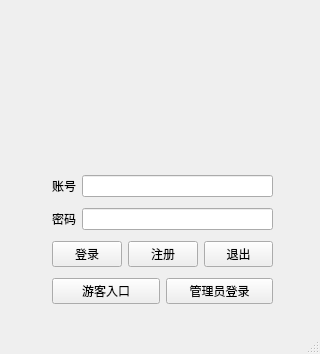
<?xml version="1.0" encoding="UTF-8"?>
<ui version="4.0">
 <class>MainWindow</class>
 <widget class="QMainWindow" name="MainWindow">
  <property name="geometry">
   <rect>
    <x>0</x>
    <y>0</y>
    <width>320</width>
    <height>354</height>
   </rect>
  </property>
  <property name="windowTitle">
   <string>登录页</string>
  </property>
  <property name="unifiedTitleAndToolBarOnMac">
   <bool>false</bool>
  </property>
  <widget class="QWidget" name="centralwidget">
   <widget class="QLabel" name="label_4">
    <property name="geometry">
     <rect>
      <x>0</x>
      <y>20</y>
      <width>321</width>
      <height>131</height>
     </rect>
    </property>
    <property name="styleSheet">
     <string notr="true">image:url(:/newPrefix/WechatIMG151911.png)</string>
    </property>
    <property name="text">
     <string/>
    </property>
   </widget>
   <widget class="QWidget" name="">
    <property name="geometry">
     <rect>
      <x>52</x>
      <y>170</y>
      <width>221</width>
      <height>141</height>
     </rect>
    </property>
    <layout class="QVBoxLayout" name="verticalLayout">
     <item>
      <layout class="QHBoxLayout" name="horizontalLayout">
       <item>
        <widget class="QLabel" name="label_2">
         <property name="text">
          <string>账号</string>
         </property>
        </widget>
       </item>
       <item>
        <widget class="QLineEdit" name="user"/>
       </item>
      </layout>
     </item>
     <item>
      <layout class="QHBoxLayout" name="horizontalLayout_2">
       <item>
        <widget class="QLabel" name="label_3">
         <property name="text">
          <string>密码</string>
         </property>
        </widget>
       </item>
       <item>
        <widget class="QLineEdit" name="password"/>
       </item>
      </layout>
     </item>
     <item>
      <layout class="QHBoxLayout" name="horizontalLayout_3">
       <item>
        <widget class="QPushButton" name="btn_login">
         <property name="text">
          <string>登录</string>
         </property>
        </widget>
       </item>
       <item>
        <widget class="QPushButton" name="btn_signup">
         <property name="text">
          <string>注册</string>
         </property>
        </widget>
       </item>
       <item>
        <widget class="QPushButton" name="btn_exit">
         <property name="text">
          <string>退出</string>
         </property>
        </widget>
       </item>
      </layout>
     </item>
     <item>
      <layout class="QHBoxLayout" name="horizontalLayout_4">
       <item>
        <widget class="QPushButton" name="btn_visitor">
         <property name="text">
          <string>游客入口</string>
         </property>
        </widget>
       </item>
       <item>
        <widget class="QPushButton" name="btn_admin">
         <property name="text">
          <string>管理员登录</string>
         </property>
        </widget>
       </item>
      </layout>
     </item>
    </layout>
   </widget>
  </widget>
  <widget class="QMenuBar" name="menubar">
   <property name="geometry">
    <rect>
     <x>0</x>
     <y>0</y>
     <width>320</width>
     <height>22</height>
    </rect>
   </property>
  </widget>
  <widget class="QStatusBar" name="statusbar"/>
 </widget>
 <resources>
  <include location="test.qrc"/>
 </resources>
 <connections>
  <connection>
   <sender>btn_exit</sender>
   <signal>clicked()</signal>
   <receiver>MainWindow</receiver>
   <slot>close()</slot>
   <hints>
    <hint type="sourcelabel">
     <x>265</x>
     <y>177</y>
    </hint>
    <hint type="destinationlabel">
     <x>159</x>
     <y>119</y>
    </hint>
   </hints>
  </connection>
 </connections>
</ui>
